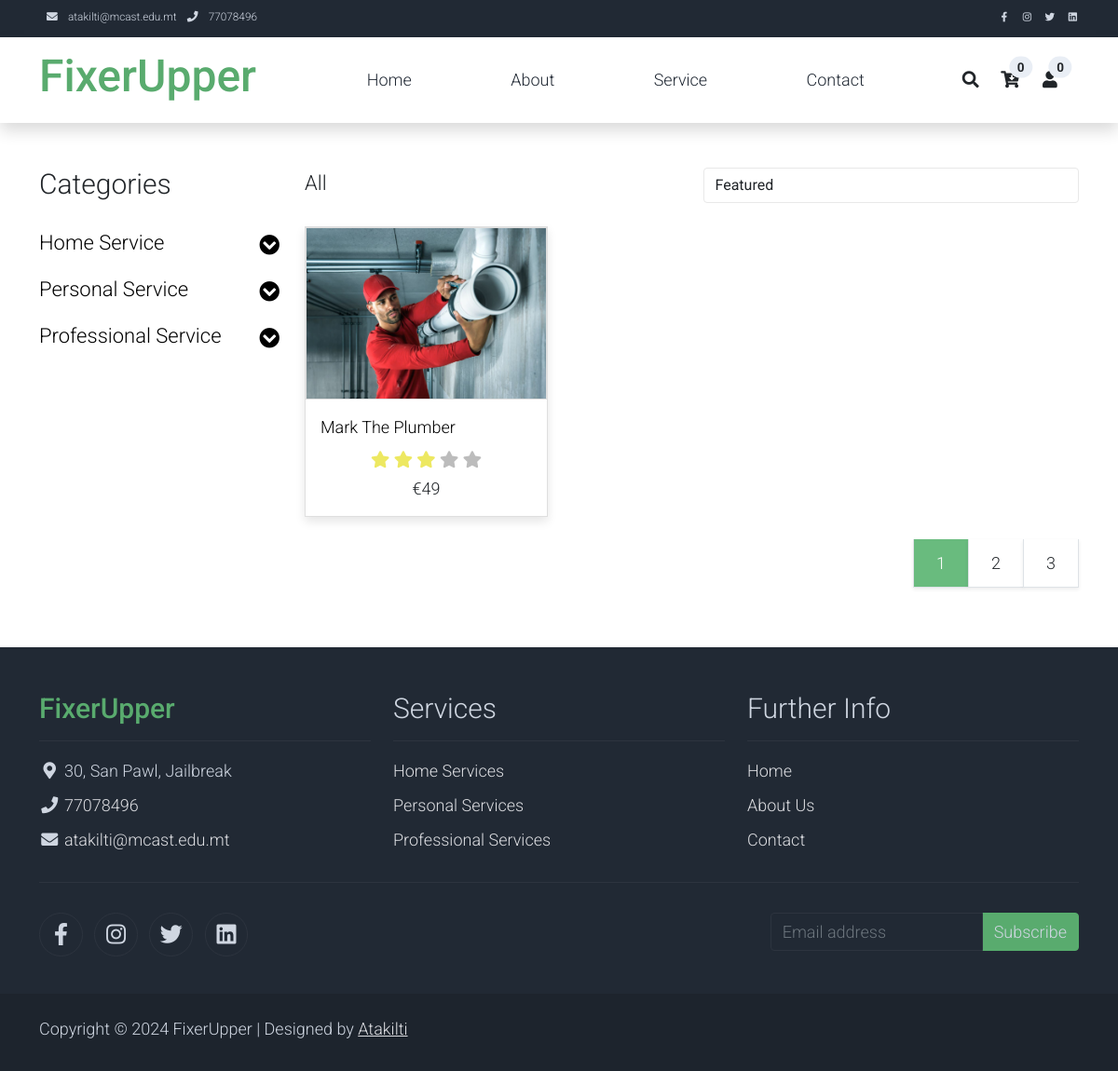
Page /category/Plumbing on the committed database.
### store/models/category.py (models this page shows, shortened)
class Category(models.Model):
    name = models.CharField(max_length=50)
    image = models.ImageField(upload_to='images/categories', null=True)
    parent_category = models.ForeignKey('self', null=True, blank=True, on_delete=models.CASCADE,related_name='subcategories')
    @staticmethod
    def get_parent_categories():
        return Category.objects.filter(parent_category__isnull=True)
    def __str__(self):
        return self.name

### store/models/service.py (models this page shows, shortened)
class Services(models.Model):
    name = models.CharField(max_length=100)
    price = models.IntegerField(default=0)
    category = models.ForeignKey(Category, on_delete=models.CASCADE, default=1)
    description = models.CharField(max_length=250, default='', blank=True, null= True)
    image = models.ImageField(upload_to='images/services', null=True)
    providers = models.ManyToManyField(Provider, related_name='provided_services', blank=True)
    stripe_id = models.CharField(max_length=100, null=True, blank=True)
    @staticmethod
    def get_all_services_by_categoryid(category_id):
        if category_id:
            return Services.objects.filter(category=category_id)
        else:
            return Services.get_all_services();
    def __str__(self):
        return self.name

### store/views/services.py (the view)
# urls.py: path('category/<str:foo>', servicesCategory, name='servicesCategory'),
def servicesCategory(request, foo):
      try:
            foo = foo.replace('%20', ' ')
            parent_categories = Category.get_parent_categories()
            category = Category.objects.get(name=foo)
            print(f"category {category}")
            print(f'foo {foo}')
            services = []
            if category in parent_categories:
                  print("we in ")
                  categories = Category.objects.filter(parent_category=category)
                  print(f"the subcategories {categories}")
                  for sub_category in categories:
                        sub_category = Category.objects.get(name=sub_category)
                        print(f'sub_category confirmed {sub_category}\n')
                        services.extend(Services.objects.filter(category=sub_category))
                  print(services)
            else:
                  services = Services.get_all_services_by_categoryid(category)
                  print(services)
            return render(request, 'service.html', {'parent_categories' : parent_categories, 'services' : services})
      except:
            messages.success(request, ("not "))
            return redirect('service')

### store/templatetags/custom_filter.py (called while the page is built)
@register.filter(name='currency')
def currency(number):
    return "€"+str(number)

### store/templates/service.html (shortened to what this page needs)
{% extends 'base.html' %}
{% load static %}
{% block content %}
{% load cart %}
{% load custom_filter %}
  <div class="container py-5">
    <div class="row">
        <div class="col-lg-3">
            <h1 class="h2 pb-4">Categories</h1>
            <ul class="list-unstyled templatemo-accordion">
                {% for parent_category in parent_categories %}
                <li class="pb-3">
                    <a class="collapsed d-flex justify-content-between h3 text-decoration-none" href="#">
                        {{ parent_category.name }}
                        <i class="fa fa-fw fa-chevron-circle-down mt-1"></i>
                    </a>
                </li>
                {% endfor %}
            </div>
            <div class="col-lg-9">
                <div class="row">
                    <div class="col-md-6">
                        <ul class="list-inline shop-top-menu pb-3 pt-1">
                            <li class="list-inline-item">
                                <a class="h3 text-dark text-decoration-none mr-3" href="/service">All</a>
                            </li>
                        </ul>
                    </div>
                    <div class="col-md-6 pb-4">
                        <div class="d-flex">
                            <select class="form-control">
                                <option>Featured</option>
                            </select>
                        </div>
                    </div>
                </div>
                <div class="row">
                    {% for service in services %}
                    <div class="col-md-4">
                        <div class="card mb-4 product-wap rounded-0">
                            <div class="card rounded-0">
                                <img class="card-img rounded-0 img-fluid" src="{{ service.image.url }}">
                            </div>
                            <div class="card-body">
                                <a href="shop-single.html" class="h3 text-decoration-none">{{ service.name }}</a>
                                <ul class="w-100 list-unstyled d-flex justify-content-between mb-0">
                                </ul>
                                <ul class="list-unstyled d-flex justify-content-center mb-1">
                                    <li>
                                        <i class="text-warning fa fa-star"></i>
                                        <i class="text-warning fa fa-star"></i>
                                        <i class="text-warning fa fa-star"></i>
                                        <i class="text-muted fa fa-star"></i>
                                        <i class="text-muted fa fa-star"></i>
                                    </li>
                                </ul>
                                <p class="text-center mb-0">{{ service.price|currency }}</p>
                            </div>
                        </div>
                    </div>
                    {% endfor %}
                </div>
                <div div="row">
                    <ul class="pagination pagination-lg justify-content-end">
                        <li class="page-item disabled">
                            <a class="page-link active rounded-0 mr-3 shadow-sm border-top-0 border-left-0" href="#" tabindex="-1">1</a>
                        </li>
                        <li class="page-item">
                            <a class="page-link rounded-0 mr-3 shadow-sm border-top-0 border-left-0 text-dark" href="#">2</a>
                        </li>
                        <li class="page-item">
                            <a class="page-link rounded-0 shadow-sm border-top-0 border-left-0 text-dark" href="#">3</a>
                        </li>
                    </ul>
                </div>
            </div>
        </div>
    </div>
    {% endblock %}

### store/static/assets/css/templatemo.css (style rules this page uses)
body, ul, li, p, a, label, input, div { font-family: 'Roboto', sans-serif; font-size: 18px !important; font-weight: 300 !important; }
.h2 { font-family: 'Roboto', sans-serif; font-size: 30px !important; font-weight: 300; }
.h3 { font-family: 'Roboto', sans-serif; font-size: 22px !important; }
.text-warning { color: #ede861 !important; }
.text-muted { color: #bcbcbc !important; }
.pagination .page-link:hover, .pagination .page-link.active { background-color: #69bb7e; color: #fff; }
.templatemo-accordion a { color: #000; }
.product-wap { box-shadow: 0px 5px 10px 0px rgba(0, 0, 0, 0.10); }
.card.product-wap a { color: #000; }
.form-control { border: 1px solid #e8e8e8; }
.product-wap .h3, .product-wap li, .product-wap i, .product-wap p { font-size: 12px !important; }
@media (min-width: 992px) { .product-wap .h3, .product-wap li, .product-wap i, .product-wap p { font-size: 18px !important; } }

### rows in the picture
Category: name "Home Service"
Category: name "Personal Service"
Category: name "Professional Service"
Services: image (picture), name "Mark The Plumber", price "€49"

### other values in the picture
{{ request.session.cart.keys|length }} "0"
